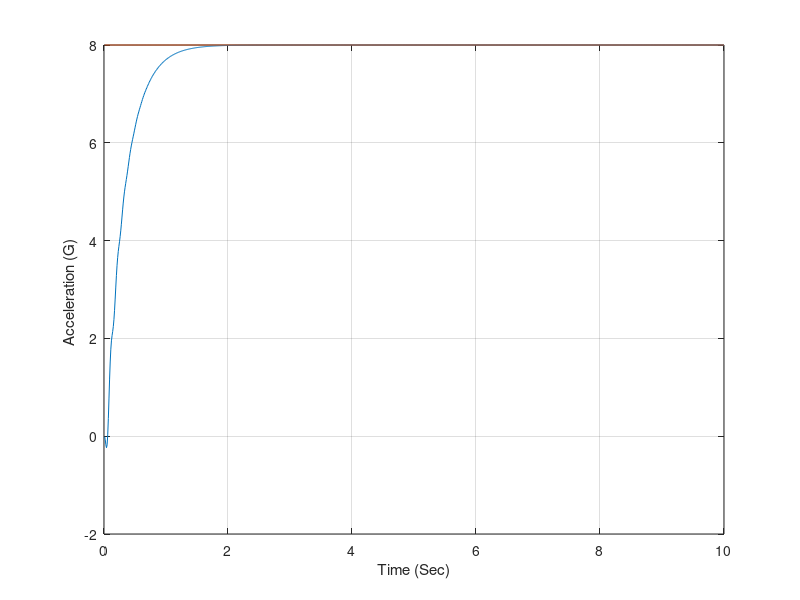
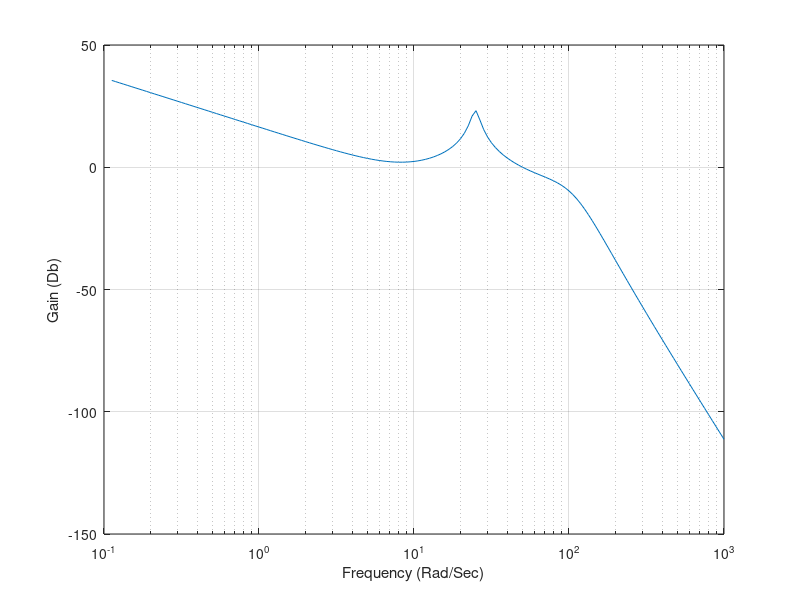
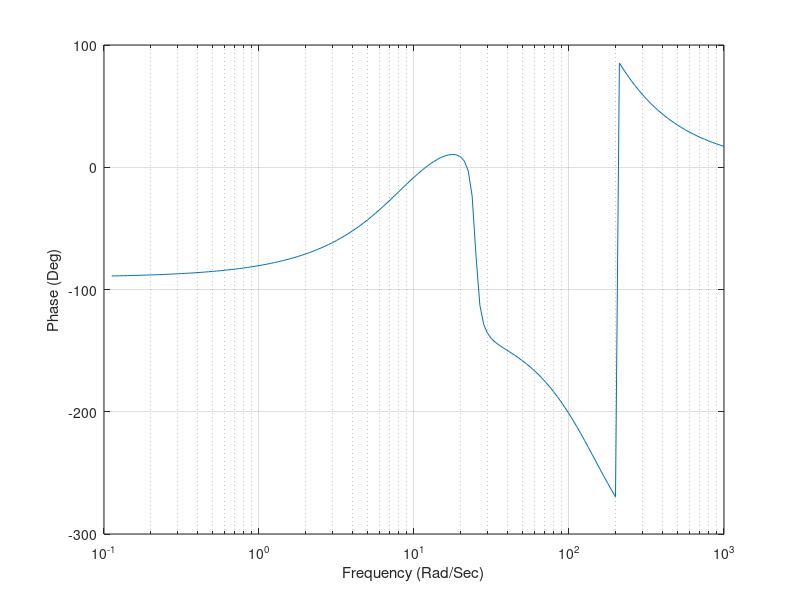

Reproduce these figures in MATLAB, in order.
clear all
close all
clc

count=0;
FR=3.;
DIAM=1.;
XL=20.;
CTW=0.;
CRW=6.;
HW=2.;
CTT=0.;
CRT=2.;
HT=2.;
XN=4.;
XCG=10.;
XHL=19.5;

WACT=150.;
ZACT=.7;
TAUACT=0.01;
TF=10;
%
VM=3000.;
XNCG=8;
WCR=50.;
ZETA=.7;
TAU=.3;

ALT=1000.;

A=1000.;

if ALT<=30000.
	RHO=.002378*exp(-ALT/30000.);
else
	RHO=.0034*exp(-ALT/22000.);
end
WGT=1000.;
XNLLIN=0.;
XACC=XCG;
SWING=.5*HW*(CTW+CRW);
STAIL=.5*HT*(CTT+CRT);
SREF=3.1416*DIAM*DIAM/4.;
XLP=FR;
SPLAN=(XL-XLP)*DIAM+0.67*XLP*DIAM;
XCPN=0.67*XLP;
AN=.67*XLP*DIAM;
AB=(XL-XLP)*DIAM;
XCPB=(.67*AN*XLP+AB*(XLP+.5*(XL-XLP)))/(AN+AB);
XCPW=XLP+XN+.7*CRW-.2*CTW;
XMACH=VM/A;
XIYY=WGT*(3*((DIAM/2)^2)+XL*XL)/(12*32.2);
TMP1=(XCG-XCPW)/DIAM;
TMP2=(XCG-XHL)/DIAM;
TMP3=(XCG-XCPB)/DIAM;
TMP4=(XCG-XCPN)/DIAM;
B=sqrt(XMACH^2-1);
Q=.5*RHO*VM*VM;
P1=WGT*XNCG/(Q*SREF);
Y1=2+8*SWING/(B*SREF)+8*STAIL/(B*SREF);
Y2=1.5*SPLAN/SREF;
Y3=8*STAIL/(B*SREF);
Y4=2*TMP4+8*SWING*TMP1/(B*SREF)+8*STAIL*TMP2/(B*SREF);
Y5=1.5*SPLAN*TMP3/SREF;
Y6=8*STAIL*TMP2/(B*SREF);
P2=Y2-Y3*Y5/Y6;
P3=Y1-Y3*Y4/Y6;
ALFTR=(-P3+sqrt(P3*P3+4.*P2*P1))/(2.*P2);
DELTR=-Y4*ALFTR/Y6-Y5*ALFTR*ALFTR/Y6;
CNA=2+1.5*SPLAN*ALFTR/SREF+8*SWING/(B*SREF)+8*STAIL/(B*SREF);
CND=8*STAIL/(B*SREF);
CMAP=2*TMP4+1.5*SPLAN*ALFTR*TMP3/SREF+8*SWING*TMP1/(B*SREF);
CMA=CMAP+8*STAIL*TMP2/(B*SREF);
CMD=8*STAIL*TMP2/(B*SREF);
XMA=Q*SREF*DIAM*CMA/XIYY;
XMD=Q*SREF*DIAM*CMD/XIYY;
ZA=-32.2*Q*SREF*CNA/(WGT*VM);
ZD=-32.2*Q*SREF*CND/(WGT*VM);
WZ=sqrt((XMA*ZD-ZA*XMD)/ZD);
WAF=sqrt(-XMA);
ZAF=.5*WAF*ZA/XMA;
XK1=-VM*(XMA*ZD-XMD*ZA)/(1845*XMA);
XK2=XK1;
TA=XMD/(XMA*ZD-XMD*ZA);
XK3=1845*XK1/VM;
W=(TAU*WCR*(1+2.*ZAF*WAF/WCR)-1)/(2*ZETA*TAU);
W0=W/sqrt(TAU*WCR);
Z0=.5*W0*(2*ZETA/W+TAU-WAF^2/(W0*W0*WCR));
XKC=(-W0^2/WZ^2-1.+2.*Z0*W0*TA)/(1.-2.*Z0*W0*TA+W0*W0*TA*TA);
XKA=XK3/(XK1*XKC);
XK0=-W*W/(TAU*WAF*WAF);
XK=XK0/(XK1*(1+XKC));
WI=XKC*TA*W0*W0/(1+XKC+W0^2/WZ^2);
XKR=XK/(XKA*WI);
XKDC=1.+1845./(XKA*VM);
E=0.;
ED=0.;
DELDD=0.;
DELD=0;
DEL=0.;
X=0.;
T=0;
H=.0001;
S=0;
while T<=(TF-.00001)
	EOLD=E;
	EDOLD=ED;
	DELOLD=DEL;
    DELDOLD=DELD;
	DELDDOLD=DELDD;
	XOLD=X;
	STEP=1;
	FLAG=0;
	while STEP <=1
		if FLAG==1
			STEP=2;
			E=E+H*ED;
			ED=ED+H*EDD;
			DEL=DEL+H*DELD;
            DELD=DELD+H*DELDD;
			DELDD=DELDD+H*DELDDD;
			X=X+H*XD;
			T=T+H;
		end
		THD=XK3*(E+TA*ED);
 		DELC=XKR*(X+THD);
 		DELDDD=(WACT^2/TAUACT)*(DELC-DEL-(DELD*((2*ZACT/WACT)+TAUACT)+DELDD*(...
            (2*ZACT*TAUACT/WACT)+1/WACT^2)));
 		EDD=WAF*WAF*(DEL-E-2.*ZAF*ED/WAF);
 		XNL=XK1*(E-EDD/WZ^2);
 		XD=WI*(THD+XKA*(XNL-XNCG*XKDC));
 		FLAG=1;
	end
	FLAG=0;
	E=.5*(EOLD+E+H*ED);
	ED=.5*(EDOLD+ED+H*EDD);
	DEL=.5*(DELOLD+DEL+H*DELD);
    DELD=.5*(DELDOLD+DELD+H*DELDD);
	DELDD=.5*(DELDDOLD+DELDD+H*DELDDD);
	X=.5*(XOLD+X+H*XD);
	S=S+H;
	if S>.0099999
		S=0.;
		count=count+1;
		ArrayT(count)=T;
		ArrayXNL(count)=XNL;
		ArrayXNCG(count)=XNCG;
	end
end

for I=2:160
        W=10^(.025*I-1);
        XMAGTOP=-XK0*sqrt((1.-(W/W0)^2)^2+(2.*Z0*W/W0)^2);
        XMAGACT=1./sqrt((1.-W*W*((2*ZACT*TAUACT)/WACT+1/(WACT*WACT)))^2+...
            (2.*ZACT*W/WACT+TAUACT*W-(TAUACT*W*W*W)/(WACT*WACT)))^2;
        XMAGBOT=W*sqrt((1.-(W/WAF)^2)^2+(2.*ZAF*W/WAF)^2);
        XMAG=XMAGTOP/XMAGBOT;
       
        PHASETOP=atan2(2.*Z0*W/W0,1.-(W/W0)^2);
        PHASEBOT=atan2(2.*ZAF*W/WAF,1.-(W/WAF)^2);
        PHASEACT=atan2(2.*ZACT*W/WACT + TAUACT*W - (TAUACT*W*W*W)/(WACT*WACT),...
            1.-W*W*((2*ZACT*TAUACT)/WACT+1/(WACT*WACT)));
                      
        GAIN=20.*log10(XMAG*XMAGACT);
        PHASE=-90.+57.3*(PHASETOP-PHASEBOT-PHASEACT);
        count=count+1;
        ArrayW(count)=W;
        ArrayGAIN(count)=GAIN;
        ArrayPHASE(count)=PHASE;
end
    
figure
plot(ArrayT,ArrayXNL,ArrayT,ArrayXNCG),grid
xlabel('Time (Sec)')
ylabel('Acceleration (G) ')
clc
figure
semilogx(ArrayW,ArrayGAIN),grid on
xlabel('Frequency (Rad/Sec)')
ylabel('Gain (Db)')
figure
semilogx(ArrayW,ArrayPHASE),grid on
xlabel('Frequency (Rad/Sec)')
ylabel('Phase (Deg)')
